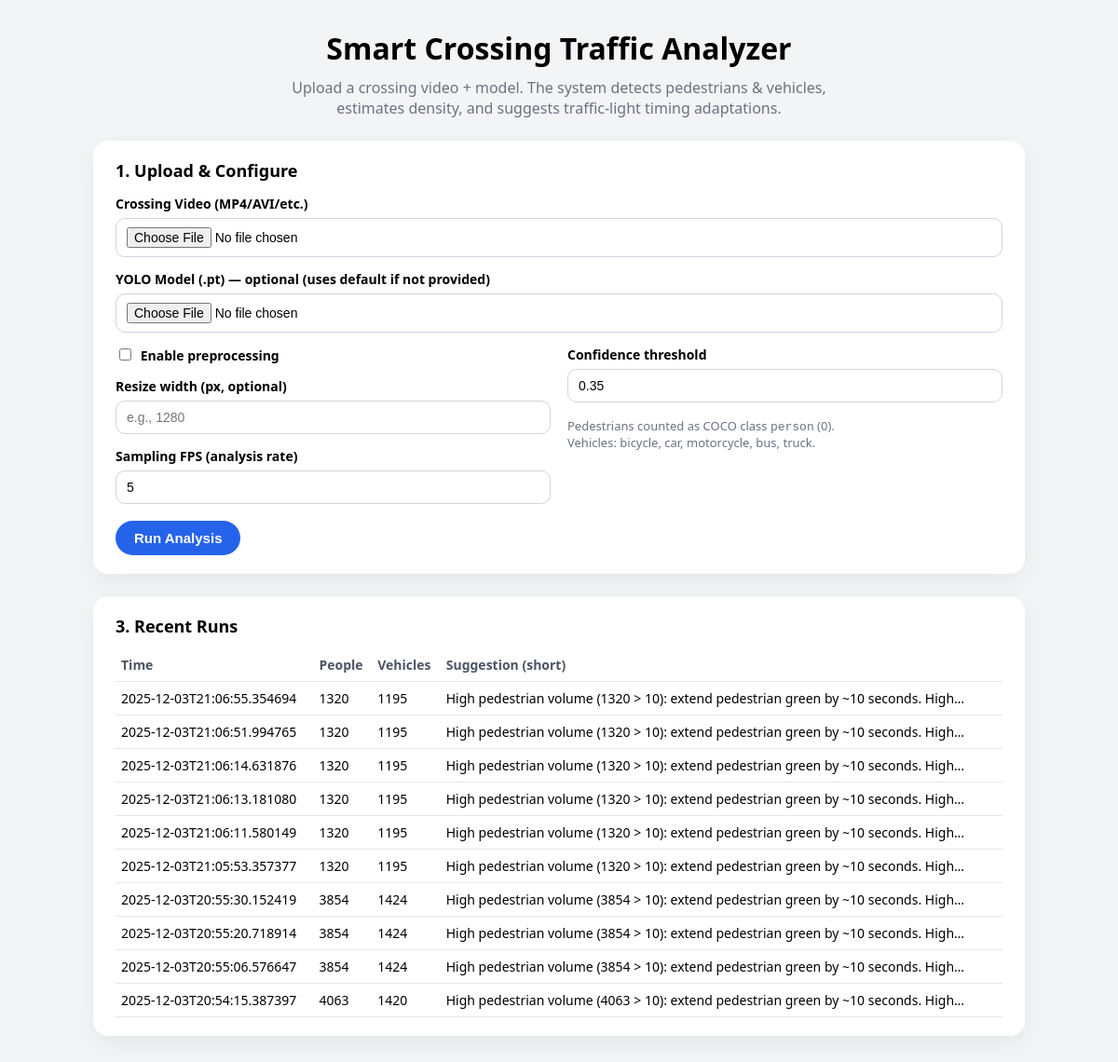
The page / on the database its author committed.
### tables this page shows
CREATE TABLE runs (
            id TEXT PRIMARY KEY,
            created_at TEXT,
            video_path TEXT,
            model_path TEXT,
            people_count INTEGER,
            vehicle_count INTEGER,
            suggestion TEXT,
            summary_json TEXT,
            preview_path TEXT,
            heatmap_path TEXT
        );

### app.py (the view, shortened to what this page needs)
@app.route("/", methods=["GET", "POST"])
def index():
    conn = get_db()
    cur = conn.cursor()
    latest_run = None
    cur.execute("SELECT * FROM runs ORDER BY created_at DESC LIMIT 10")
    rows = cur.fetchall()
    history = []
    for r in rows:
        history.append({
            "id": r["id"],
            "created_at": r["created_at"],
            "people_count": r["people_count"],
            "vehicle_count": r["vehicle_count"],
            "suggestion": r["suggestion"],
        })
    conn.close()
    return render_template("index.html", latest_run=latest_run, history=history)

### app.py (called while the page is built)
def get_db():
    conn = sqlite3.connect(DB_PATH, check_same_thread=False)
    conn.row_factory = sqlite3.Row
    return conn

### templates/index.html (shortened to what this page needs)
<!doctype html>
<html lang="en">
<head>
</head>
<body>
<div class="page">
    <h1>Smart Crossing Traffic Analyzer</h1>
    <div class="subtitle">
        Upload a crossing video + model. The system detects pedestrians & vehicles,<br>
        estimates density, and suggests traffic-light timing adaptations.
    </div>
    <div class="card">
        <h2>1. Upload & Configure</h2>
        <form method="post" enctype="multipart/form-data">
            <label>Crossing Video (MP4/AVI/etc.)</label>
            <input type="file" name="video" required>
            <label>YOLO Model (.pt) — optional (uses default if not provided)</label>
            <input type="file" name="model">
            <div class="row">
                <div class="col-half">
                    <label><input type="checkbox" name="preprocess"> Enable preprocessing</label>
                    <label>Resize width (px, optional)</label>
                    <input type="number" name="target_width" placeholder="e.g., 1280">
                    <label>Sampling FPS (analysis rate)</label>
                    <input type="number" name="sample_fps" value="5" step="1" min="1">
                </div>
                <div class="col-half">
                    <label>Confidence threshold</label>
                    <input type="text" name="conf_thresh" value="0.35" placeholder="0.35">
                    <p style="font-size:13px;color:#6b7280;margin-top:16px;">
                        Pedestrians counted as COCO class <code>person</code> (0).<br>
                        Vehicles: bicycle, car, motorcycle, bus, truck.
                    </p>
                </div>
            </div>
            <button type="submit">Run Analysis</button>
        </form>
    </div>
    <div class="card">
        <h2>3. Recent Runs</h2>
        {% if history %}
        <table>
            <tr>
                <th>Time</th>
                <th>People</th>
                <th>Vehicles</th>
                <th>Suggestion (short)</th>
            </tr>
            {% for r in history %}
            <tr>
                <td>{{ r.created_at }}</td>
                <td>{{ r.people_count }}</td>
                <td>{{ r.vehicle_count }}</td>
                <td>{{ r.suggestion[:80] }}{% if r.suggestion|length > 80 %}…{% endif %}</td>
            </tr>
            {% endfor %}
        </table>
        {% else %}
        <p style="font-size:14px;color:#6b7280;">No runs yet. Upload a video above to get started.</p>
        {% endif %}
    </div>
</div>
</body>
</html>

### templates/index.html (style rules this page uses)
body { font-family: system-ui, -apple-system, BlinkMacSystemFont, "Segoe UI", sans-serif; background: #f3f4f6; margin: 0; padding: 0; }
.page { max-width: 1000px; margin: 30px auto; padding: 0 16px 40px; }
h1 { text-align: center; font-weight: 600; margin-bottom: 10px; }
.subtitle { text-align: center; color: #6b7280; margin-bottom: 24px; }
.card { background: white; border-radius: 16px; box-shadow: 0 8px 24px rgba(15, 23, 42, 0.06); padding: 20px 24px; margin-bottom: 24px; }
.card h2 { margin-top: 0; font-size: 18px; margin-bottom: 12px; }
label { display: block; font-size: 14px; font-weight: 600; margin: 14px 0 6px; }
input[type="file"], input[type="number"], input[type="text"] { width: 100%; padding: 9px 11px; border-radius: 10px; border: 1px solid #d1d5db; font-size: 14px; box-sizing: border-box; }
input[type="checkbox"] { margin-right: 6px; }
.row { display: flex; flex-wrap: wrap; gap: 18px; }
.col-half { flex: 1; min-width: 260px; }
button { margin-top: 18px; background: #2563eb; border: none; color: white; padding: 10px 20px; border-radius: 999px; font-size: 15px; font-weight: 600; cursor: pointer; }
table { width: 100%; border-collapse: collapse; font-size: 14px; }
th, td { border-bottom: 1px solid #e5e7eb; padding: 8px 6px; text-align: left; }
th { font-weight: 600; color: #4b5563; }

### rows shown on the page
runs: created_at "2025-12-03T21:06:55.354694", people_count "1320", vehicle_count "1195", suggestion "High pedestrian volume (1320 > 10): extend pedestrian green by ~10 seconds. High"
runs: created_at "2025-12-03T21:06:51.994765", people_count "1320", vehicle_count "1195", suggestion "High pedestrian volume (1320 > 10): extend pedestrian green by ~10 seconds. High"
runs: created_at "2025-12-03T21:06:14.631876", people_count "1320", vehicle_count "1195", suggestion "High pedestrian volume (1320 > 10): extend pedestrian green by ~10 seconds. High"
runs: created_at "2025-12-03T21:06:13.181080", people_count "1320", vehicle_count "1195", suggestion "High pedestrian volume (1320 > 10): extend pedestrian green by ~10 seconds. High"
runs: created_at "2025-12-03T21:06:11.580149", people_count "1320", vehicle_count "1195", suggestion "High pedestrian volume (1320 > 10): extend pedestrian green by ~10 seconds. High"
runs: created_at "2025-12-03T21:05:53.357377", people_count "1320", vehicle_count "1195", suggestion "High pedestrian volume (1320 > 10): extend pedestrian green by ~10 seconds. High"
runs: created_at "2025-12-03T20:55:30.152419", people_count "3854", vehicle_count "1424", suggestion "High pedestrian volume (3854 > 10): extend pedestrian green by ~10 seconds. High"
runs: created_at "2025-12-03T20:55:20.718914", people_count "3854", vehicle_count "1424", suggestion "High pedestrian volume (3854 > 10): extend pedestrian green by ~10 seconds. High"
runs: created_at "2025-12-03T20:55:06.576647", people_count "3854", vehicle_count "1424", suggestion "High pedestrian volume (3854 > 10): extend pedestrian green by ~10 seconds. High"
runs: created_at "2025-12-03T20:54:15.387397", people_count "4063", vehicle_count "1420", suggestion "High pedestrian volume (4063 > 10): extend pedestrian green by ~10 seconds. High"
